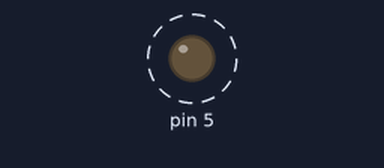
The sketch below on a simulated Arduino Uno, built with avr-gcc and run on an emulated ATmega328P. On the bench: output pins drawn as LEDs (lit = HIGH). Dashed ring = blinking.

Above: at 0.2 s.
Timing chart, 0 to 3.0 s (numbered marks = the images above):
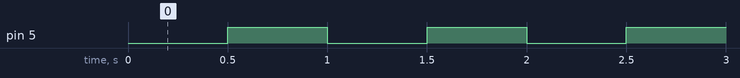

Measured:
- by itself, pin 5: alternates HIGH for 0.50 s and LOW for 0.50 s

The sketch:

Blink_-__LoRa-E5_dev_.ino
```cpp
#include <Arduino.h>

void setup(void)
{
    pinMode(PB5, OUTPUT);
}

void loop(void)
{
    digitalWrite(PB5, (millis() / 500) % 2);
}
```
